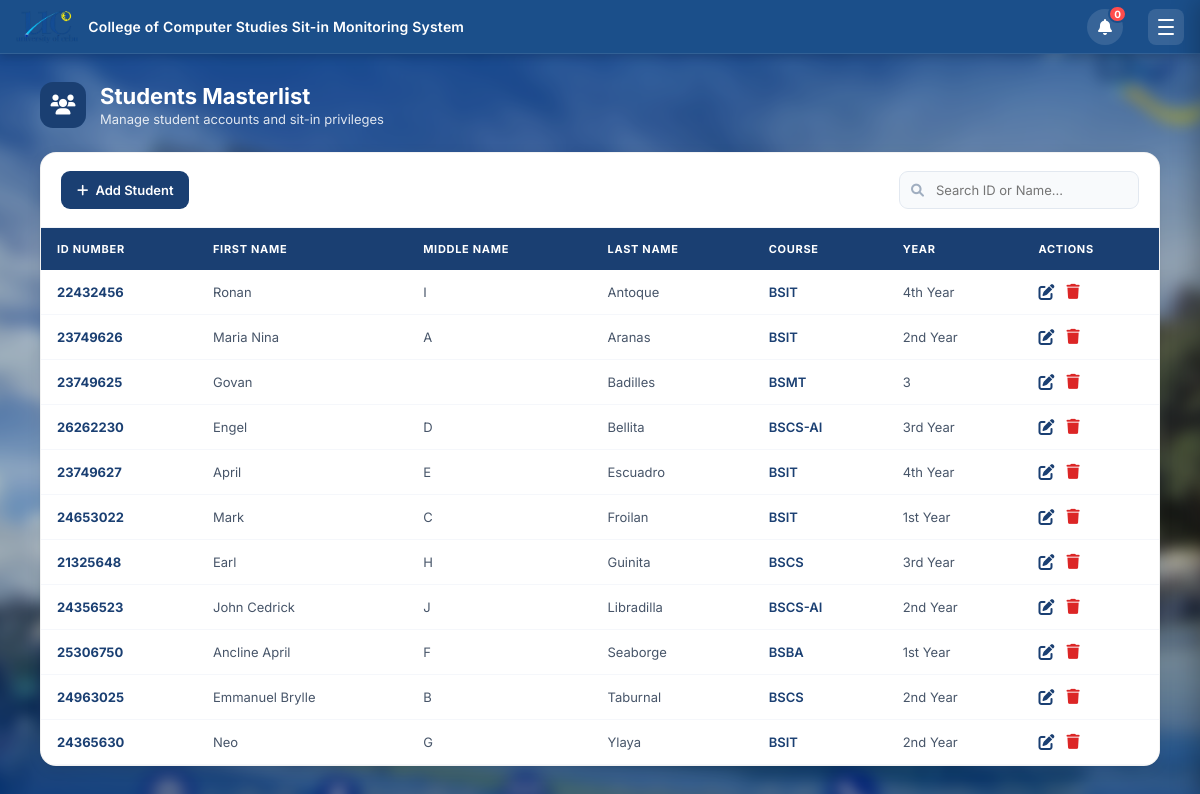
The page /student_list (signed in) on the database its author committed.
### tables this page shows
CREATE TABLE users (
            id INTEGER PRIMARY KEY AUTOINCREMENT,
            id_number TEXT UNIQUE NOT NULL,
            lastname TEXT NOT NULL,
            firstname TEXT NOT NULL,
            middlename TEXT,
            course_level TEXT,
            password TEXT NOT NULL,
            email TEXT,
            course TEXT,
            address TEXT,
            role TEXT DEFAULT 'student',
            remaining_sessions INTEGER DEFAULT 30,
            profile_pic TEXT DEFAULT 'default_profile.png'
        );

### app.py (the view)
@app.route('/student_list')
def student_list():
    if 'user_id' not in session or session.get('role') != 'admin':
        return redirect(url_for('home'))
    conn = get_db_connection()
    cur  = conn.cursor()
    cur.execute("""
        SELECT id, id_number, firstname, middlename, lastname, course, course_level, remaining_sessions
        FROM users WHERE role = 'student' ORDER BY lastname ASC
    """)
    students = cur.fetchall()
    conn.close()
    return render_template('student_list.html', students=students)

### app.py (called while the page is built)
def get_db_connection():
    if USE_PG:
        conn = psycopg2.connect(DATABASE_URL, cursor_factory=psycopg2.extras.RealDictCursor)
        conn.autocommit = False
        return conn
    else:
        conn = sqlite3.connect(DB_PATH)
        conn.row_factory = sqlite3.Row
        return conn

@app.context_processor
def inject_navbar_title():
    def get_navbar_title():
        return "College of Computer Studies Sit-in Monitoring System"
    return dict(get_navbar_title=get_navbar_title)

### templates/student_list.html (shortened to what this page needs)
<!DOCTYPE html>
<html lang="en">
<head>
    <link rel="stylesheet" href="{{ url_for('static', filename='style.css') }}">
    <link rel="stylesheet" href="{{ url_for('static', filename='admin.css') }}">
    <link rel="stylesheet" href="https://cdnjs.cloudflare.com/ajax/libs/font-awesome/6.0.0/css/all.min.css">
</head>
<body class="admin-page">
    <nav class="navbar">
        <div class="nav-left">
            <img src="{{ url_for('static', filename='images/uclogonav.png') }}" alt="UC Logo">
            <span class="nav-brand">{{ get_navbar_title() }}</span>
        </div>
        <div class="nav-right">
            <div class="notif-wrapper" id="notifWrapper">
                <button class="notif-bell-btn" id="notifBellBtn" onclick="toggleNotifDropdown(event)" title="Notifications">
                    <i class="fas fa-bell"></i>
                    <span class="notif-badge" id="notifBadge" style="display:none;">0</span>
                </button>
            </div>
            <button class="hamburger-btn" id="hamburgerBtn" onclick="toggleSidebar()">
                <span></span><span></span><span></span>
            </button>
        </div>
    </nav>
    <div class="admin-container">
        <div class="page-header">
            <div class="page-header-icon"><i class="fas fa-users"></i></div>
            <div style="text-align: left;">
                <h1>Students Masterlist</h1>
                <p>Manage student accounts and sit-in privileges</p>
            </div>
        </div>
        <div class="card">
            <div class="table-toolbar">
                <div class="toolbar-actions">
                    <button class="btn btn-add" id="openAddBtn"><i class="fas fa-plus"></i> Add Student</button>
                </div>
                <div class="search-box">
                    <input type="text" id="masterlistSearch" placeholder="Search ID or Name...">
                </div>
            </div>
            <div style="overflow-x: auto;">
                <table class="students-table">
                    <thead>
                        <tr>
                            <th>ID Number</th>
                            <th>First Name</th>
                            <th>Middle Name</th>
                            <th>Last Name</th>
                            <th>Course</th>
                            <th>Year</th>
                            <th>Actions</th>
                        </tr>
                    </thead>
                    <tbody>
                        {% for student in students %}
                        <tr>
                            <td style="font-weight:700; color:#1a3f72;">{{ student.id_number }}</td>
                            <td>{{ student.firstname }}</td>
                            <td>{{ student.middlename or '' }}</td>
                            <td>{{ student.lastname }}</td>
                            <td><span style="font-weight:600; color:#1a3f72;">{{ student.course }}</span></td>
                            <td>{{ student.course_level }}</td>
                            <td style="display: flex; gap: 12px; align-items: center;">
                                <i class="fas fa-edit action-edit open-edit-btn"
                                   data-id="{{ student.id }}"
                                   data-firstname="{{ student.firstname }}"
                                   data-middlename="{{ student.middlename or '' }}"
                                   data-lastname="{{ student.lastname }}"
                                   data-course="{{ student.course }}"
                                   data-level="{{ student.course_level }}"
                                   title="Edit Student"></i>
                                <form action="/delete_student/{{ student.id }}" method="POST" onsubmit="return confirm('Are you sure you want to delete {{ student.firstname }} {{ student.lastname }}? This will also remove all their sit-in, reservation, and tasks/awards history.')" style="display: inline; margin: 0;">
                                    <button type="submit" class="action-delete" title="Delete Student">
                                        <i class="fas fa-trash"></i>
                                    </button>
                                </form>
                            </td>
                        </tr>
                        {% endfor %}
                    </tbody>
                </table>
            </div>
        </div>
    </div>
</body>
</html>

### static/style.css (style rules this page uses)
* { box-sizing: border-box; margin: 0; padding: 0; font-family: 'Inter', 'Segoe UI', Tahoma, Geneva, Verdana, sans-serif; }
html { scroll-behavior: smooth; }
body { background-color: #EBEBEB; }
.navbar { background-color: rgba(21, 76, 121, 0.95); padding: 15px 30px; display: flex; justify-content: space-between; align-items: center; color: white; box-shadow: 0 2px 5px rgba(0,0,0,0.2); position: fixed; top: 0; left: 0; width: 100% !important; z-index: 9999; }
body { padding-top: 80px; }
.notif-wrapper { position: relative; display: inline-flex; align-items: center; margin-right: 15px; }
.notif-bell-btn { background: rgba(255,255,255,0.12); border: none; color: white; width: 38px; height: 38px; border-radius: 50%; cursor: pointer; font-size: 18px; display: flex; align-items: center; justify-content: center; position: relative; transition: background 0.2s, transform 0.2s; }
.notif-badge { position: absolute; top: -4px; right: -4px; background: #ff4c4c; color: white; font-size: 10px; font-weight: bold; min-width: 18px; height: 18px; border-radius: 9px; display: flex !important; align-items: center; justify-content: center; padding: 0 4px; border: 2px solid #1b4f8a; line-height: 1; animation: badgePop 0.3s ease; }

### static/admin.css (style rules this page uses)
body.admin-page { margin: 0; display: flex; flex-direction: column; position: relative; font-family: sans-serif; }
body.admin-page::before { content: ""; position: fixed; top: -20px; left: -20px; right: -20px; bottom: -20px; background-image: url('/static/images/ucbackground.jpg'); background-size: cover; background-position: center; background-repeat: no-repeat; filter: blur(8px) brightness(0.8); z-index: -1; }
.admin-container { display: block; z-index: 1; padding: 28px 40px 50px; margin: 54px auto 0; width: 100%; max-width: 1600px; min-height: calc(100vh - 54px); box-sizing: border-box; }
.navbar { position: fixed; top: 0; left: 0; width: 100%; box-sizing: border-box; z-index: 9999; background: #1b4f8a; border-bottom: 1px solid rgba(255, 255, 255, 0.1); display: flex; justify-content: space-between; align-items: center; height: 54px; padding: 0 16px; }
.navbar { height: 54px !important; padding: 0 16px !important; background: #1b4f8a !important; display: flex !important; align-items: center !important; justify-content: space-between !important; position: fixed !important; top: 0 !important; left: 0 !important; width: 100% !important; z-index: 9999 !important; box-shadow: 0 2px 10px rgba(0,0,0,0.2) !important; box-sizing: border-box !important; }
.nav-left { display: flex; align-items: center; gap: 10px; }
.nav-left img { height: 32px; width: auto; }
.nav-brand { color: white; font-size: 14px; font-weight: 600; letter-spacing: 0.2px; white-space: nowrap; }
.nav-right { display: flex; align-items: center; gap: 10px; }
.hamburger-btn { width: 36px; height: 36px; border-radius: 8px; border: none; background: rgba(255,255,255,0.12); cursor: pointer; display: flex; flex-direction: column; align-items: center; justify-content: center; gap: 5px; transition: background 0.2s; flex-shrink: 0; }
.hamburger-btn span { display: block; width: 16px; height: 2px; background: white; border-radius: 2px; transition: all 0.28s cubic-bezier(0.4,0,0.2,1); }
.notif-wrapper { position: relative; display: inline-flex; align-items: center; }
.notif-bell-btn { background: rgba(255,255,255,0.12); border: none; color: white; width: 36px; height: 36px; border-radius: 50%; cursor: pointer; font-size: 16px; display: flex; align-items: center; justify-content: center; position: relative; transition: background 0.2s, transform 0.2s; }
.notif-badge { position: absolute; top: -4px; right: -4px; background: #ff4c4c; color: white; font-size: 10px; font-weight: bold; min-width: 18px; height: 18px; border-radius: 9px; display: flex !important; align-items: center; justify-content: center; padding: 0 4px; border: 2px solid #1b4f8a; line-height: 1; }

### rows shown on the page
users: id_number "22432456", firstname "Ronan", middlename "I", lastname "Antoque", course "BSIT", course_level "4th Year"
users: id_number "23749626", firstname "Maria Nina", middlename "A", lastname "Aranas", course "BSIT", course_level "2nd Year"
users: id_number "23749625", firstname "Govan", lastname "Badilles", course "BSMT", course_level "3"
users: id_number "26262230", firstname "Engel", middlename "D", lastname "Bellita", course "BSCS-AI", course_level "3rd Year"
users: id_number "23749627", firstname "April", middlename "E", lastname "Escuadro", course "BSIT", course_level "4th Year"
users: id_number "24653022", firstname "Mark", middlename "C", lastname "Froilan", course "BSIT", course_level "1st Year"
users: id_number "21325648", firstname "Earl", middlename "H", lastname "Guinita", course "BSCS", course_level "3rd Year"
users: id_number "24356523", firstname "John Cedrick", middlename "J", lastname "Libradilla", course "BSCS-AI", course_level "2nd Year"
users: id_number "25306750", firstname "Ancline April", middlename "F", lastname "Seaborge", course "BSBA", course_level "1st Year"
users: id_number "24963025", firstname "Emmanuel Brylle", middlename "B", lastname "Taburnal", course "BSCS", course_level "2nd Year"
users: id_number "24365630", firstname "Neo", middlename "G", lastname "Ylaya", course "BSIT", course_level "2nd Year"

### other values the page prints
{{ get_navbar_title() }} "College of Computer Studies Sit-in Monitoring System"
